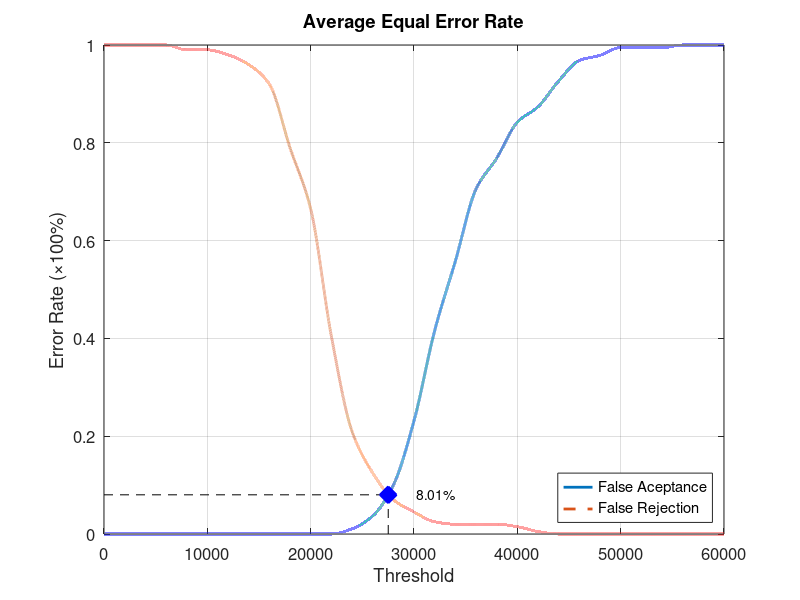
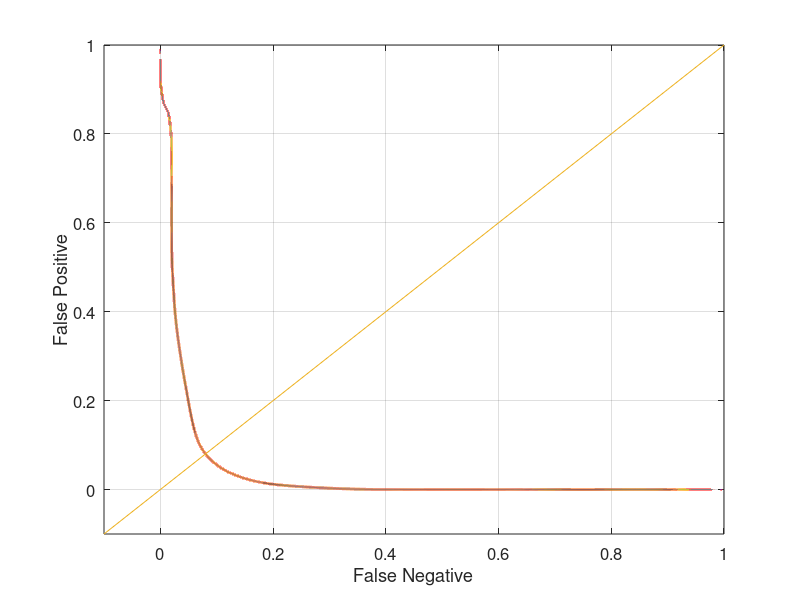

Write the MATLAB code that produced these figures, in order.
function yEER = Database2_2
close all;
clear;
clc;
x = 0:2000:60000;
xq = 0:0.5:60000;

y0 = [0 0 0 0 0 0 0 0 0 0 0 0 0.0105263 0.0368421 0.1 0.231579 0.415789 0.557895 0.705263 0.768421 0.842105 0.873684 0.926316 0.968421 0.978947 0.994737 0.994737 0.994737 1 1 1];
yy0 = interp1(x, y0, xq, 'pchip');
y1 = [1 1 1 1 0.99 0.99 0.98 0.96 0.92 0.79 0.665 0.405 0.21 0.125 0.07 0.045 0.025 0.02 0.02 0.02 0.015 0.005 0 0 0 0 0 0 0 0 0];
yy1 = interp1(x, y1, xq, 'pchip');

% Calculating EER: 
y2 = abs(y0 - y1);
find(y2 == min(y2))
yy2 = abs(yy0 - yy1);
xEER = find(yy2 == min(yy2));
xEERIndex = xq(xEER) % X-axis EER
yEER = yy0(xEER) % Y-axis EER

main = figure
plot(xq, yy0,'-','LineWidth', 2);	hold on
plot(xq, yy1,'--','LineWidth', 2);	hold on
plot([xEERIndex xEERIndex], [0 yEER], 'k--');	hold on
plot([0 xEERIndex], [yEER yEER], 'k--');	hold on
plot(xEERIndex, yEER, 'bx', 'LineWidth', 10);	hold on
text(xEERIndex + 10 * xEERIndex / 100, yEER, [num2str(round((10000 * yEER)) / 100) '%'])
legend('False Aceptance', 'False Rejection', 'Location', 'SouthEast')
xlabel('Threshold')
ylabel('Error Rate (\times100%)')
title('Average Equal Error Rate')
set(gca, 'FontSize', 12)
axis([0 60000 0 1])
grid on

print(main, 'Database2_2Main', '-dpng');
FNRxFPR = figure('Color', [1 1 1]);
plot(yy1, yy0, '-', yy1, yy0, 'LineWidth', 2);
hold on
y = -0.1:0.1:1
plot(y, y); 
set(gca, 'FontSize', 12)
xlabel('False Negative')
ylabel('False Positive')
axis([-0.1 1 -0.1 1])
set(gca, 'FontSize', 12)
grid on

print(FNRxFPR, 'Database2_2FNRxFPR','-dpng');
end
